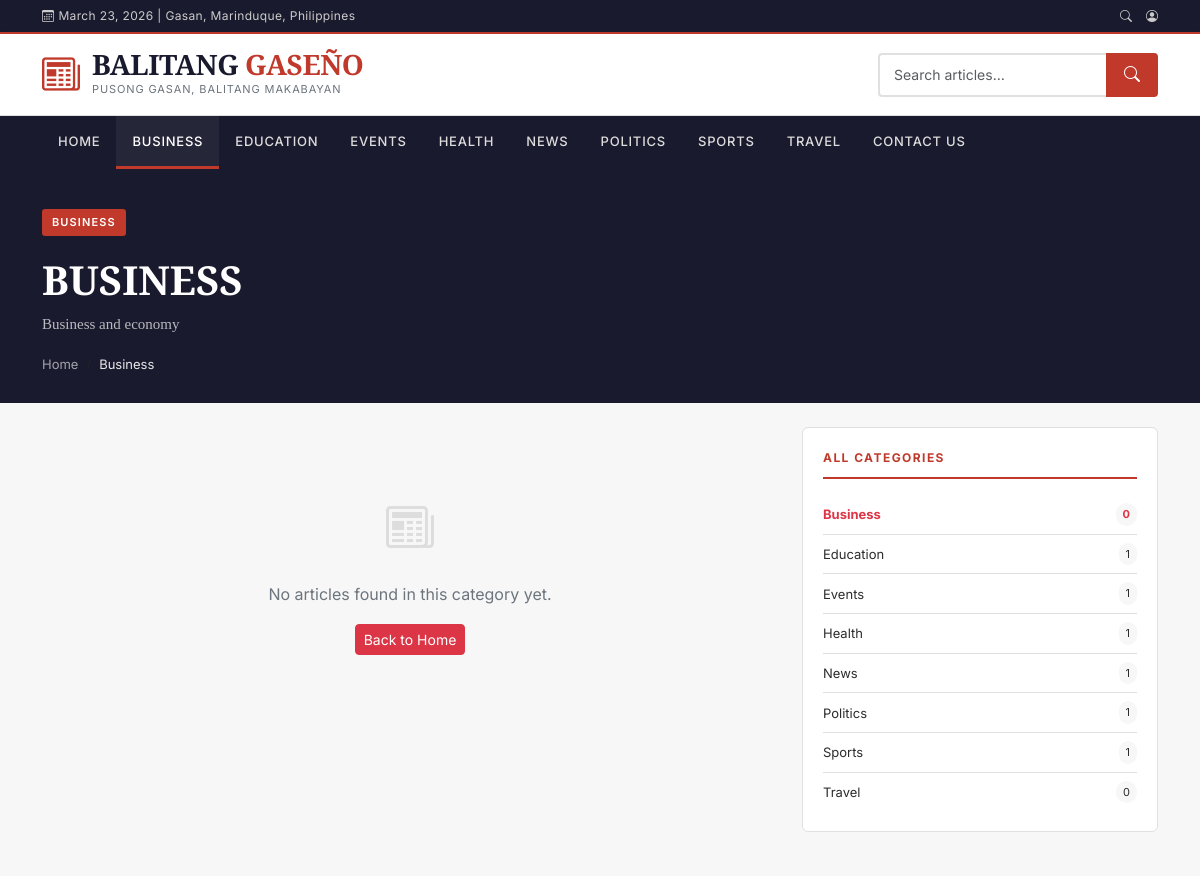
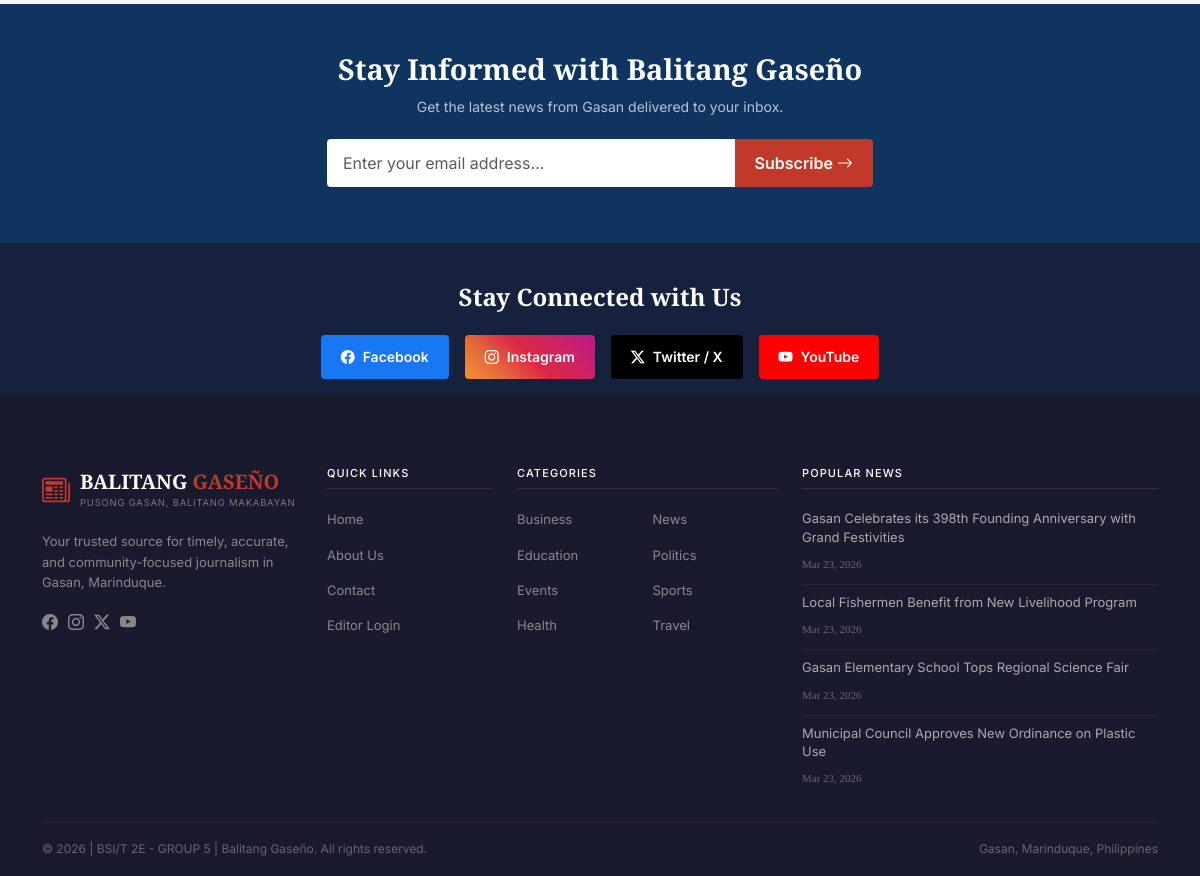
The page /category.php?category=business on the database its author committed (2 pictures, top to bottom).
### tables this page shows
CREATE TABLE categories (
    id INT AUTO_INCREMENT PRIMARY KEY,
    name VARCHAR(100) NOT NULL,
    slug VARCHAR(100) NOT NULL UNIQUE,
    description TEXT,
    created_at TIMESTAMP DEFAULT CURRENT_TIMESTAMP
);

CREATE TABLE articles (
    id INT AUTO_INCREMENT PRIMARY KEY,
    title VARCHAR(300) NOT NULL,
    slug VARCHAR(300) NOT NULL UNIQUE,
    byline VARCHAR(200),
    category_id INT NOT NULL,
    author_id INT NOT NULL,
    body LONGTEXT NOT NULL,
    excerpt TEXT,
    image VARCHAR(255) DEFAULT NULL,
    status ENUM('published','draft') DEFAULT 'draft',
    views INT DEFAULT 0,
    published_at DATETIME DEFAULT NULL,
    created_at TIMESTAMP DEFAULT CURRENT_TIMESTAMP,
    updated_at TIMESTAMP DEFAULT CURRENT_TIMESTAMP ON UPDATE CURRENT_TIMESTAMP,
    FOREIGN KEY (category_id) REFERENCES categories(id) ON DELETE CASCADE,
    FOREIGN KEY (author_id) REFERENCES users(id) ON DELETE CASCADE
);

### config/db.php (called while the page is built, shortened)
<?php
function is_logged_in(): bool {
    return isset($_SESSION['user_id']);
}

### category.php (the view, shortened to what this page needs)
<?php
require_once __DIR__ . '/config/db.php';
$cat_slug = $_GET['category'] ?? '';
$page     = max(1, (int)($_GET['page'] ?? 1));
$per_page = 9;
$offset   = ($page - 1) * $per_page;
$stmt = $pdo->prepare("SELECT * FROM categories WHERE slug = ?");
$stmt->execute([$cat_slug]);
$category = $stmt->fetch();
$count_stmt = $pdo->prepare("SELECT COUNT(*) FROM articles WHERE category_id = ? AND status='published'");
$count_stmt->execute([$category['id']]);
$total   = (int)$count_stmt->fetchColumn();
$pages   = ceil($total / $per_page);
$arts_stmt = $pdo->prepare("
    SELECT a.*, c.name AS cat_name, c.slug AS cat_slug, u.name AS author_name
    FROM articles a
    JOIN categories c ON c.id = a.category_id
    JOIN users u ON u.id = a.author_id
    WHERE a.category_id = ? AND a.status = 'published'
    ORDER BY a.published_at DESC
    LIMIT $per_page OFFSET $offset
");
$arts_stmt->execute([$category['id']]);
$articles = $arts_stmt->fetchAll();
$cat_counts = $pdo->query("
    SELECT c.name, c.slug, COUNT(a.id) AS total
    FROM categories c
    LEFT JOIN articles a ON a.category_id = c.id AND a.status='published'
    GROUP BY c.id ORDER BY c.name
")->fetchAll();
?>
<?php include __DIR__ . '/includes/header.php'; ?>
<!DOCTYPE html>
<html lang="en">
  <head>
    <link rel="stylesheet" href="<?= $base ?>/assets/css/style.css">
  </head>
  <body>
    <div style="background:var(--dark);color:#fff;padding:40px 0 28px;">
      <div class="container">
        <div class="d-flex align-items-center gap-3 mb-2">
          <span class="hero-cat-badge"><?= htmlspecialchars($category['name']) ?></span>
        </div>
        <h1 style="font-family:var(--font-head);font-size:2.5rem;font-weight:800;margin:0;text-transform: uppercase;">
          <?= htmlspecialchars($category['name']) ?>
        </h1>
        <?php if ($category['description']): ?>
          <p style="color:rgba(255,255,255,.7);margin-top:8px;font-size:15px;"><?= htmlspecialchars($category['description']) ?></p>
        <?php endif; ?>
        <nav aria-label="breadcrumb" class="mt-2">
          <ol class="breadcrumb" style="background:none;padding:0;margin:0;">
            <li class="breadcrumb-item"><a href="<?= $base ?>/index.php" style="color:rgba(255,255,255,.6);">Home</a></li>
            <li class="breadcrumb-item active" style="color:rgba(255,255,255,.9);"><?= htmlspecialchars($category['name']) ?></li>
          </ol>
        </nav>
      </div>
    </div>
    <div class="container py-4">
      <div class="row g-4">
        <div class="col-lg-8">
          <?php if ($articles): ?>
            <div class="row g-3">
              <?php foreach ($articles as $art): ?>
              <div class="col-md-6">
                <div class="article-card">
                  <?php if ($art['image']): ?>
                    <img class="article-card-img" src="<?= UPLOAD_URL . htmlspecialchars($art['image']) ?>" alt="">
                  <?php else: ?>
                    <div class="article-card-img-placeholder"><i class="bi bi-newspaper"></i></div>
                  <?php endif; ?>
                  <div class="article-card-body">
                    <div class="article-card-cat"><?= htmlspecialchars($art['cat_name']) ?></div>
                    <h4 class="article-card-title">
                      <a href="<?= $base ?>/article.php?slug=<?= urlencode($art['slug']) ?>"><?= htmlspecialchars($art['title']) ?></a>
                    </h4>
                    <p class="article-card-excerpt"><?= htmlspecialchars(substr(strip_tags($art['excerpt'] ?: ''), 0, 110)) ?>…</p>
                    <div class="article-card-meta">
                      <span><i class="bi bi-person"></i> <?= htmlspecialchars($art['byline'] ?: $art['author_name']) ?></span>
                      <span><i class="bi bi-calendar3"></i> <?= date('M j, Y', strtotime($art['published_at'])) ?></span>
                    </div>
                  </div>
                </div>
              </div>
              <?php endforeach; ?>
            </div>
            <?php if ($pages > 1): ?>
            <nav class="mt-4">
              <ul class="pagination justify-content-center">
                <?php if ($page > 1): ?>
                  <li class="page-item"><a class="page-link" href="?category=<?= urlencode($cat_slug) ?>&page=<?= $page - 1 ?>"><i class="bi bi-chevron-left"></i></a></li>
                <?php endif; ?>
                <?php for ($i = 1; $i <= $pages; $i++): ?>
                  <li class="page-item <?= $i == $page ? 'active' : '' ?>">
                    <a class="page-link" href="?category=<?= urlencode($cat_slug) ?>&page=<?= $i ?>"><?= $i ?></a>
                  </li>
                <?php endfor; ?>
                <?php if ($page < $pages): ?>
                  <li class="page-item"><a class="page-link" href="?category=<?= urlencode($cat_slug) ?>&page=<?= $page + 1 ?>"><i class="bi bi-chevron-right"></i></a></li>
                <?php endif; ?>
              </ul>
            </nav>
            <?php endif; ?>
          <?php else: ?>
            <div class="empty-state">
              <i class="bi bi-newspaper"></i>
              <p>No articles found in this category yet.</p>
              <a href="<?= $base ?>/index.php" class="btn btn-danger btn-sm">Back to Home</a>
            </div>
          <?php endif; ?>
        </div>
        <div class="col-lg-4">
          <div class="sidebar-widget">
            <div class="sidebar-widget-title">All Categories</div>
            <ul class="sidebar-cat-list">
              <?php foreach ($cat_counts as $cc): ?>
              <li>
                <a href="<?= $base ?>/category.php?category=<?= urlencode($cc['slug']) ?>"
                  class="<?= $cc['slug'] === $cat_slug ? 'text-danger fw-bold' : '' ?>">
                  <?= htmlspecialchars($cc['name']) ?>
                  <span class="sidebar-cat-count"><?= $cc['total'] ?></span>
                </a>
              </li>
              <?php endforeach; ?>
            </ul>
          </div>
        </div>
      </div>
    </div>
    <?php include __DIR__ . '/includes/footer.php'; ?>
  </body>
</html>

### includes/header.php (shortened to what this page needs)
<?php
require_once __DIR__ . '/../config/db.php';
$cats = $pdo->query("SELECT id, name, slug FROM categories ORDER BY name ASC")->fetchAll();
$active_cat = $_GET['category'] ?? '';
$search_q = htmlspecialchars(trim($_GET['q'] ?? ''));
$base = SITE_URL;
?>
<!DOCTYPE html>
<html lang="en">
  <head>
    <link href="https://cdn.jsdelivr.net/npm/bootstrap@5.3.3/dist/css/bootstrap.min.css" rel="stylesheet">
    <link href="https://cdn.jsdelivr.net/npm/bootstrap-icons@1.11.3/font/bootstrap-icons.css" rel="stylesheet">
    <link rel="stylesheet" href="<?= $base ?>/assets/css/style.css">
  </head>
  <body>
    <div class="topbar">
      <div class="container">
        <div class="d-flex justify-content-between align-items-center">
          <span class="topbar-date"><i class="bi bi-calendar3 me-1"></i><?= date('F j, Y') ?> | Gasan, Marinduque, Philippines</span>
          <div class="topbar-right">
            <a href="<?= $base ?>/search.php" title="Search"><i class="bi bi-search"></i></a>
            <?php if (is_logged_in()): ?>
              <a href="<?= $base ?>/admin/dashboard.php"><i class="bi bi-speedometer2"></i> Dashboard</a>
              <a href="<?= $base ?>/admin/logout.php"><i class="bi bi-box-arrow-right"></i> Logout</a>
            <?php else: ?>
              <a href="<?= $base ?>/admin/login.php"><i class="bi bi-person-circle" onclick="alert('You are about to enter the Balitang Gaseño Admin Panel. Please be advised this is for administrator only. Thank you.')"></i></a>
            <?php endif; ?>
          </div>
        </div>
      </div>
    </div>
    <header class="main-header">
      <div class="container">
        <div class="d-flex align-items-center justify-content-between py-3">
          <a href="<?= $base ?>/index.php" class="brand-link text-decoration-none">
            <div class="brand-logo">
              <span class="brand-icon"><i class="bi bi-newspaper"></i></span>
              <div>
                <div class="brand-name">BALITANG<span> GASEÑO</span></div>
                <div class="brand-tagline">Pusong Gasan, Balitang Makabayan</div>
              </div>
            </div>
          </a>
          <form action="<?= $base ?>/search.php" method="GET" class="search-form d-none d-lg-flex">
            <input type="text" name="q" class="form-control search-input" placeholder="Search articles…" value="<?= $search_q ?>">
            <button type="submit" class="btn btn-search"><i class="bi bi-search"></i></button>
          </form>
        </div>
      </div>
    </header>
    <nav class="main-nav navbar navbar-expand-lg">
      <div class="container">
        <div class="collapse navbar-collapse" id="mainNav">
          <ul class="navbar-nav me-auto">
            <li class="nav-item">
              <a class="nav-link <?= !$active_cat ? 'active' : '' ?>" href="<?= $base ?>/index.php">Home</a>
            </li>
            <?php foreach ($cats as $cat): ?>
            <li class="nav-item">
              <a class="nav-link <?= ($active_cat === $cat['slug']) ? 'active' : '' ?>"
                href="<?= $base ?>/category.php?category=<?= urlencode($cat['slug']) ?>">
                <?= htmlspecialchars($cat['name']) ?>
              </a>
            </li>
            <?php endforeach; ?>
            <li class="nav-item">
              <a class="nav-link" href="<?= $base ?>/contact.php">Contact Us</a>
            </li>
          </ul>
        </div>
      </div>
    </nav>
  </body>
</html>

### includes/footer.php (shortened to what this page needs)
<?php
$base = SITE_URL;
$footer_cats = $pdo->query("SELECT name, slug FROM categories ORDER BY name")->fetchAll();
$popular = $pdo->query("SELECT id, title, slug, published_at FROM articles WHERE status='published' ORDER BY views DESC LIMIT 4")->fetchAll();
?>
<!DOCTYPE html>
<html lang="en">
  <head>
    <link href="https://cdn.jsdelivr.net/npm/bootstrap@5.3.3/dist/css/bootstrap.min.css" rel="stylesheet">
    <link href="https://cdn.jsdelivr.net/npm/bootstrap-icons@1.11.3/font/bootstrap-icons.css" rel="stylesheet">
    <link rel="stylesheet" href="<?= $base ?>/assets/css/style.css">
  </head>
  <body>
    <section class="newsletter-section">
      <div class="container">
        <div class="row justify-content-center text-center">
          <div class="col-lg-6">
            <h3 class="newsletter-title">Stay Informed with Balitang Gaseño</h3>
            <p class="newsletter-sub">Get the latest news from Gasan delivered to your inbox.</p>
            <form id="newsletter-form" class="newsletter-form" method="POST" action="<?= $base ?>/subscribe.php">
              <div class="input-group">
                <input type="email" name="email" class="form-control" placeholder="Enter your email address…" required>
                <button type="submit" class="btn btn-subscribe">Subscribe <i class="bi bi-arrow-right"></i></button>
              </div>
            </form>
          </div>
        </div>
      </div>
    </section>
    <section class="social-section">
      <div class="container text-center">
        <h4 class="social-title">Stay Connected with Us</h4>
        <div class="social-icons">
          <a href="#" class="social-btn facebook"><i class="bi bi-facebook"></i><span>Facebook</span></a>
          <a href="#" class="social-btn instagram"><i class="bi bi-instagram"></i><span>Instagram</span></a>
          <a href="#" class="social-btn twitter"><i class="bi bi-twitter-x"></i><span>Twitter / X</span></a>
          <a href="#" class="social-btn youtube"><i class="bi bi-youtube"></i><span>YouTube</span></a>
        </div>
      </div>
    </section>
    <footer class="main-footer">
      <div class="container">
        <div class="row g-4 pt-5 pb-4">
          <div class="col-lg-3 col-md-6">
            <div class="footer-brand mb-3">
              <span class="footer-brand-icon"><i class="bi bi-newspaper"></i></span>
              <div>
                <div class="footer-brand-name">BALITANG<span> GASEÑO</span></div>
                <div class="footer-brand-tagline">Pusong Gasan, Balitang Makabayan</div>
              </div>
            </div>
            <p class="footer-about">Your trusted source for timely, accurate, and community-focused journalism in Gasan, Marinduque.</p>
            <div class="footer-social-mini">
              <a href="#"><i class="bi bi-facebook"></i></a>
              <a href="#"><i class="bi bi-instagram"></i></a>
              <a href="#"><i class="bi bi-twitter-x"></i></a>
              <a href="#"><i class="bi bi-youtube"></i></a>
            </div>
          </div>
          <div class="col-lg-2 col-md-6">
            <h6 class="footer-heading">Quick Links</h6>
            <ul class="footer-links">
              <li><a href="<?= $base ?>/index.php">Home</a></li>
              <li><a href="<?= $base ?>/about.php">About Us</a></li>
              <li><a href="<?= $base ?>/contact.php">Contact</a></li>
              <li><a href="<?= $base ?>/admin/login.php" onclick="alert('You are about to enter the Balitang Gaseño Admin Panel. Please be advised this is for administrator only. Thank you.')">Editor Login</a></li>
            </ul>
          </div>
          <div class="col-lg-3 col-md-6">
            <h6 class="footer-heading">Categories</h6>
            <ul class="footer-links two-col">
              <?php foreach ($footer_cats as $fc): ?>
              <li><a href="<?= $base ?>/category.php?category=<?= urlencode($fc['slug']) ?>"><?= htmlspecialchars($fc['name']) ?></a></li>
              <?php endforeach; ?>
            </ul>
          </div>
          <div class="col-lg-4 col-md-6">
            <h6 class="footer-heading">Popular News</h6>
            <?php foreach ($popular as $p): ?>
            <div class="footer-news-item">
              <a href="<?= $base ?>/article.php?slug=<?= urlencode($p['slug']) ?>"><?= htmlspecialchars($p['title']) ?></a>
              <span class="footer-news-date"><?= date('M j, Y', strtotime($p['published_at'])) ?></span>
            </div>
            <?php endforeach; ?>
          </div>
        </div>
        <div class="footer-bottom">
          <span>&copy; <?= date('Y') ?> | BSI/T 2E - GROUP 5 | Balitang Gaseño. All rights reserved.</span>
          <span>Gasan, Marinduque, Philippines</span>
        </div>
      </div>
    </footer>
  </body>
</html>

### rows shown on the page
categories: name "BUSINESS", description "Business and economy", name "Business"
categories: name "EDUCATION", name "Education"
categories: name "EVENTS", name "Events"
categories: name "HEALTH", name "Health"
categories: name "NEWS", name "News"
categories: name "POLITICS", name "Politics"
categories: name "SPORTS", name "Sports"
categories: name "TRAVEL", name "Travel"
articles: title "Gasan Celebrates its 398th Founding Anniversary with Grand Festivities", published_at "Mar 23, 2026"
articles: title "Local Fishermen Benefit from New Livelihood Program", published_at "Mar 23, 2026"
articles: title "Gasan Elementary School Tops Regional Science Fair", published_at "Mar 23, 2026"
articles: title "Municipal Council Approves New Ordinance on Plastic Use", published_at "Mar 23, 2026"

### other values the page prints
$cc['name'] "Business"
$cc['total'] "0"
$cc['name'] "Education"
$cc['total'] "1"
$cc['name'] "Events"
$cc['name'] "Health"
$cc['name'] "News"
$cc['name'] "Politics"
$cc['name'] "Sports"
$cc['name'] "Travel"
